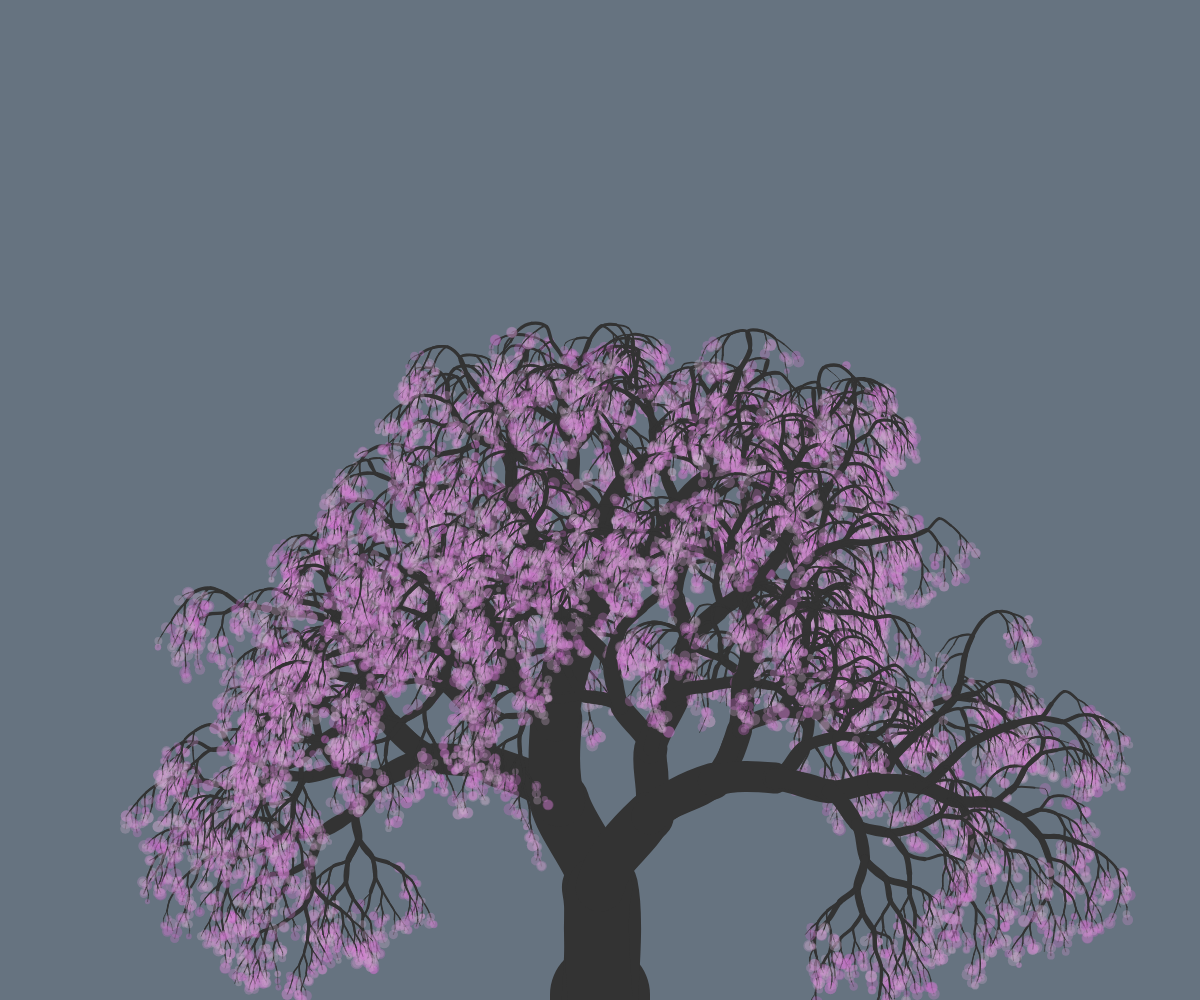
Frame 1 (no input)
Frame 2 (the mouse pressed at the canvas centre, redrawn once): identical to frame 1, image omitted

The p5.js sketch that drew this single still picture (run headless with seeded random() and noise() and a simulated clock; the mouse was pressed at the canvas centre and the sketch redrawn once):

// p5.js sketch
// ── sketch.js
var seed, geo, base = 800, ratio;

function thickf(rat, thick){
  return thick*pow(rat,0.5);
}
function lenf(rat, len){
  return len*pow(rat,0.3);
}
function anglef(rat, angle){
  return angle+rat*PI/3;
}
function drawTree(x1, y1,x2, y2,x3, y3, len, thick, angle){
  if(random(thick) < 0.1) return;
  if(thick < 3)
    geo = 7;
  else
    geo = 0;
  if(angle > PI)
    angle = (10*angle+geo*TWO_PI)/(10+geo)
  else
    angle = (10*angle)/(10+geo);
  var x4 = x3+cos(angle)*len;
  var y4 = y3-sin(angle)*len;
  if(thick < 0.5){
    leaf(x2,y2);
  } 
  else {
    strokeWeight( thick * ratio);
    stroke(0,0,20);
    noFill();
    curve( x1 * ratio , y1 * ratio, x2 * ratio, y2 * ratio, x3 * ratio, y3 * ratio, x4 * ratio, y4 * ratio);

    var rat = randomGaussian(0.5,0.2);
    rat = min(0.9, rat);
    rat = max(0.1, rat);
    drawTree(x2, y2,x3, y3, x4, y4, lenf(rat,len),   thickf(rat, thick),   anglef(1-rat,angle));
    drawTree(x2, y2,x3, y3, x4, y4, lenf(1-rat,len), thickf(1-rat, thick), anglef(-rat,angle));
  }
}


function draw(){
  angleMode(RADIANS);
  translate(width/2, height);
  randomSeed(seed);
  var initl = 90;
  rotate(PI/2);
  background(210, 20, 50);
  drawTree(initl, 0, 0, 0, 0, 0, initl, 80, PI);
  
}


function leaf(x, y){
  push();
  fill(300, random(10,50), 80, 30);
  noStroke();
  ellipse(x * ratio, y * ratio, random(4,10) * ratio);
  
  pop();
}


function setup() {
  cnv = createCanvas(windowWidth, windowHeight);
  ratio = min(width, height)/base;
  seed = parseInt(random(0,987654321));
  console.log(seed, geo);
  noLoop();
  colorMode(HSB, 360,100,100,100);
}
